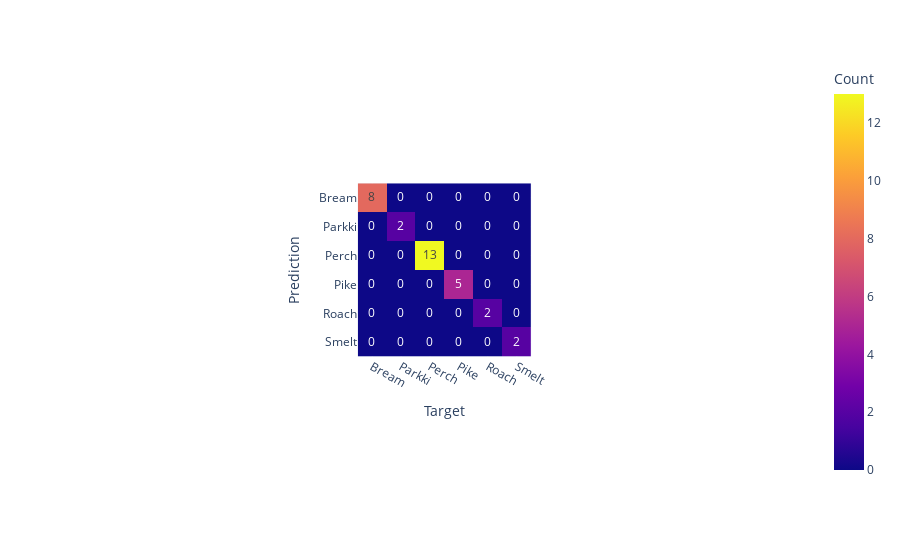

Notebook source saved alongside this figure:
### Code cell
# 4. Логистическая регрессия
import plotly.express as px
from sklearn.metrics import confusion_matrix

# производим тесты на основе обученной модели
# solver='lbfgs' окажется «глупее»
model = LogisticRegression(solver='liblinear', max_iter=100)
# попробовал другой solver, потому что стандартный solver выдавал ошибку оптимизации (что-то связанное с итерациями)
model.fit(x_train, y_train)
y_predict = model.predict(x_test)
y_logreg_predict = y_predict

# визуализируем
cm = confusion_matrix(y_test, y_predict)

plt.rcParams['figure.figsize'] = (10, 10)
fig = px.imshow(
    cm,
    text_auto=True,
    labels=dict(x="Predicted Class", y="True Class", color="Count"),
    x=class_names,
    y=class_names
)
fig.update_layout(xaxis_title='Target', yaxis_title='Prediction')
# построена матрица ошибок – обученная модель предсказала правильно все объекты

### Figure 1 — Plotly figure (JSON) as saved in the notebook; plotly's stock layout.template omitted (floating-point values rounded to 4 significant figures)
{"data": [{"coloraxis": "coloraxis", "hovertemplate": "Predicted Class: %{x}<br>True Class: %{y}<br>Count: %{z}<extra></extra>", "name": "0", "texttemplate": "%{z}", "type": "heatmap", "x": ["Bream", "Parkki", "Perch", "Pike", "Roach", "Smelt"], "xaxis": "x", "y": ["Bream", "Parkki", "Perch", "Pike", "Roach", "Smelt"], "yaxis": "y", "z": [[8, 0, 0, 0, 0, 0], [0, 2, 0, 0, 0, 0], [0, 0, 13, 0, 0, 0], [0, 0, 0, 5, 0, 0], [0, 0, 0, 0, 2, 0], [0, 0, 0, 0, 0, 2]]}], "layout": {"autosize": true, "coloraxis": {"colorbar": {"title": {"text": "Count"}}, "colorscale": [[0, "#0d0887"], [0.1111, "#46039f"], [0.2222, "#7201a8"], [0.3333, "#9c179e"], [0.4444, "#bd3786"], [0.5556, "#d8576b"], [0.6667, "#ed7953"], [0.7778, "#fb9f3a"], [0.8889, "#fdca26"], [1, "#f0f921"]]}, "margin": {"t": 60}, "xaxis": {"anchor": "y", "autorange": true, "constrain": "domain", "domain": [0.3811, 0.6189], "range": [-0.5, 5.5], "scaleanchor": "y", "title": {"text": "Target"}, "type": "category"}, "yaxis": {"anchor": "x", "autorange": true, "constrain": "domain", "domain": [0, 1], "range": [5.5, -0.5], "title": {"text": "Prediction"}, "type": "category"}}}
